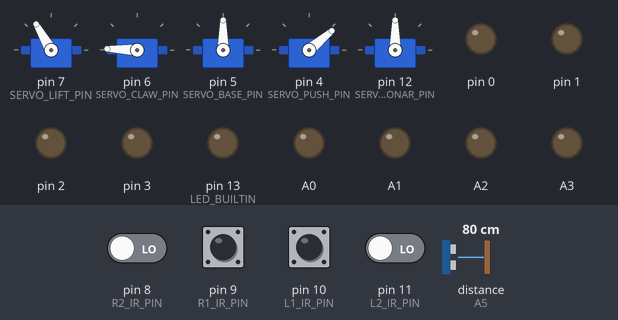
Bench run of a sketch on a simulated Arduino Mega 2560, built with avr-gcc and run on an emulated ATmega2560. Shown: 5 × servo, output pins drawn as LEDs (lit = HIGH). Wiring (inferred from the names in the program): ultrasonic range finder: trigger A4; echo A5. Dashed ring = blinking. The test bench sets the inputs (shaded band); at power-on: pin 9 (R1_IR_PIN), pin 10 (L1_IR_PIN) HIGH, pin 8 (R2_IR_PIN), pin 11 (L2_IR_PIN) LOW, distance to the obstacle (sensor on A5) 80 cm. The echo pulse lasts 58.3 µs per cm; pins used as bus, display or sensor lines are not drawn.

Above: at 9.9 s.
13.0 s: distance to the obstacle (sensor on A5) set to 23 cm
16.0 s: distance to the obstacle (sensor on A5) set to 18 cm
At 18.7 s:
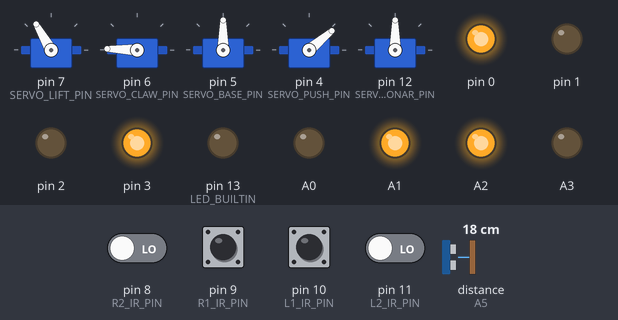
19.0 s: distance to the obstacle (sensor on A5) set to 35 cm
At 19.6 s:
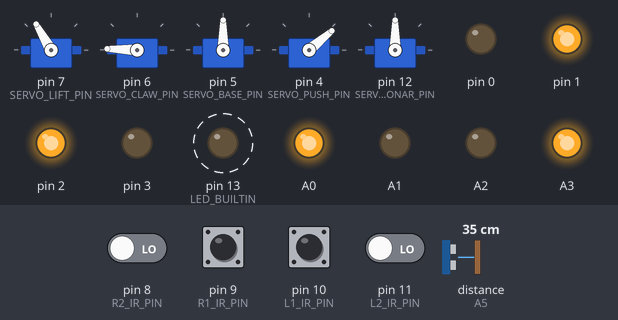
22.0 s: pin 11 (L2_IR_PIN) driven HIGH
At 23.1 s:
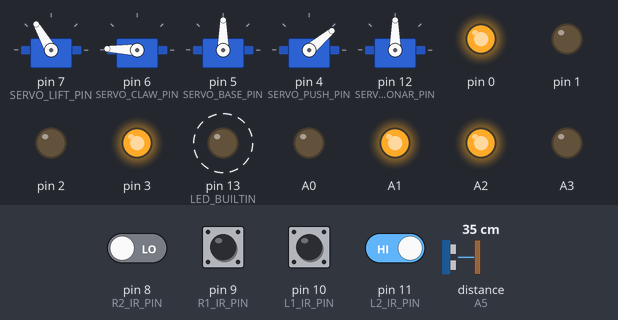
25.0 s: distance to the obstacle (sensor on A5) set to 2 cm
At 27.2 s:
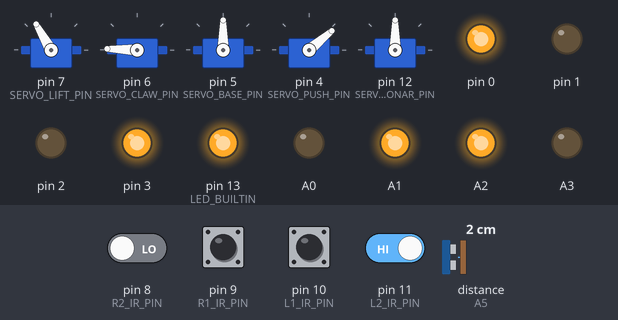
28.0 s: distance to the obstacle (sensor on A5) set to 60 cm
At 28.8 s:
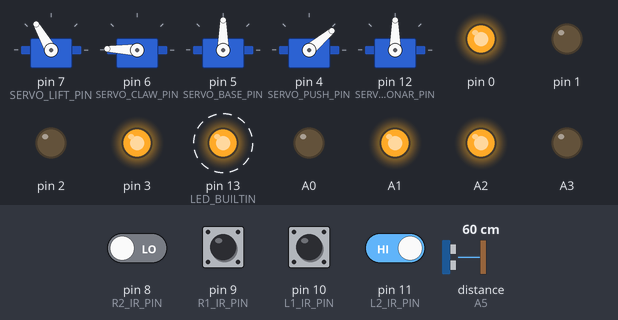
Timing chart, 0 to 32.0 s (numbered marks = the images above; inputs shaded):
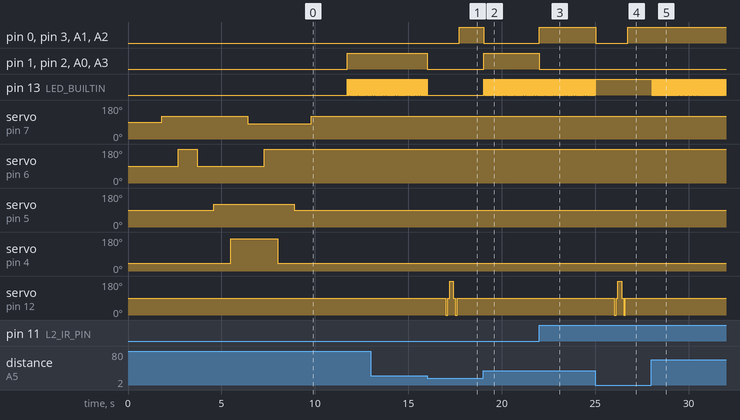

The sketch:

AutoCar.ino
```cpp
#include <MsTimer2.h>
#include "Motor.h"
#include "Sensor.h"
#include "Device.h"
#include "Drive.h"


void setup()
{
    pinMode(LED_BUILTIN, OUTPUT);
    device_init();
    RobotArm::claw_grab();
    MsTimer2::set(Motor::period, Drive::patrol);
    // MsTimer2::set(Motor::period, Drive::Forward);
    MsTimer2::start();
    // Serial.begin(9600);
}


void loop()
{
    HeartBeat();
    // DisplayInfo();
    // OLED_display_info();
    sonarServo.write(90);
    Drive::obstacle_avoidace();
    Drive::patrol_end_check();
    delay(Motor::period);
}

bool heartBeatFlag = false;
/// @brief 让开发板的自带LED灯闪烁，证明开发板还活着。
/// @note 如子果程序未能退出或者硬件出现故障，loop不能正常循环，则灯会停止闪烁。
void HeartBeat() {
    if ( heartBeatFlag ) {
        digitalWrite(LED_BUILTIN, HIGH);
    } else {
        digitalWrite(LED_BUILTIN, LOW);
    }
    heartBeatFlag = !heartBeatFlag;
}

/// @brief 串口打印一些信息
// void DisplayInfo() {
//     //*/ 显示光电传感器的结果
//     for ( int i=0; i<4; i++ ) {
//         if ( IR_Group[i]->get_IR_status() ) {
//             Serial.print("+");
//         } else {
//             Serial.print("-");
//         }
//     }
//     Serial.println();
//     // 显示超声波获取的距离
//     Serial.println(sonar.get_distance());
// }
```

Device.cpp
```cpp
#include "Device.h"
#include "Drive.h"

#define MOTOR_LF_IN1 A0
#define MOTOR_LF_IN2 A1
#define MOTOR_RF_IN1 A2
#define MOTOR_RF_IN2 A3
#define MOTOR_LB_IN1 2
#define MOTOR_LB_IN2 3
#define MOTOR_RB_IN1 0
#define MOTOR_RB_IN2 1
Motor motor_LF(MOTOR_LF_IN1, MOTOR_LF_IN2);
Motor motor_RF(MOTOR_RF_IN1, MOTOR_RF_IN2);
Motor motor_LB(MOTOR_LB_IN1, MOTOR_LB_IN2);
Motor motor_RB(MOTOR_RB_IN1, MOTOR_RB_IN2);

#define L2_IR_PIN 11
#define L1_IR_PIN 10
#define R1_IR_PIN 9
#define R2_IR_PIN 8
IR L2_IR(L2_IR_PIN);
IR L1_IR(L1_IR_PIN);
IR R1_IR(R1_IR_PIN);
IR R2_IR(R2_IR_PIN);
IR *IR_Group[4] = {&L2_IR, &L1_IR, &R1_IR, &R2_IR};

#define SONAR_TRIG_PIN A4
#define SONAR_ECHO_PIN A5
UltraSonic sonar(SONAR_TRIG_PIN, SONAR_ECHO_PIN);

#define SERVO_LIFT_PIN 7
#define SERVO_CLAW_PIN 6
#define SERVO_BASE_PIN 5
#define SERVO_PUSH_PIN 4
Servo lift;
Servo claw; //夹爪
Servo base;
Servo push;

#define SERVO_SONAR_PIN 12
Servo sonarServo;

// Adafruit_SSD1306 OLED(128,64);
void set_OLED(Adafruit_SSD1306 *oled)
{
    oled->begin(SSD1306_SWITCHCAPVCC, 0x3C);
    oled->setTextColor(WHITE);
    oled->setTextSize(1);
    oled->cp437(true);
    oled->clearDisplay();
    oled->display();
}
/// @brief OLED屏幕显示一些信息
void OLED_display_info()
{
    OLED.clearDisplay();
    OLED.setCursor(0, 0);
    //*/ 显示电机的速度和PWM输出
    OLED.println();
    OLED.print("\nLeft speed:  ");
    OLED.display();
    /*/ 显示光电传感器的结果以及底盘参考速度
    for ( int i=0; i<7; i++ ) {
        if ( IRGroup[i].get_IR_status() ) {
            OLED.print("+");
        } else {
            OLED.print("-");
        }
    }
    OLED.println();
    OLED.print("\nVc: ");
    OLED.println(Drive::Vc);
    OLED.print("Wc: ");
    OLED.println(Drive::Wc);
    OLED.print("wL: ");
    OLED.println(Drive::wL);
    OLED.print("wR: ");
    OLED.println(Drive::wR);
    OLED.display();
    //*/
}

void device_init()
{
    // set_OLED(&OLED);
    // OLED.clearDisplay();
    // OLED.setCursor(0, 0);
    // OLED.println("Car initializing...");
    // OLED.display();
    motor_LF.stop();
    motor_RF.stop();
    motor_LB.stop();
    motor_RB.stop();
    sonar.init();
    lift.attach(SERVO_LIFT_PIN);
    claw.attach(SERVO_CLAW_PIN);
    base.attach(SERVO_BASE_PIN);
    push.attach(SERVO_PUSH_PIN);
    sonarServo.attach(SERVO_SONAR_PIN);
    sonarServo.write(90);
    RobotArm::claw_reset();
    // OLED.println("Initialize success!");
    // OLED.display();
} 
```

Device.h
```cpp
#ifndef DEVICE_H_
#define DEVICE_H_
#include "Motor.h"
#include "Sensor.h"
#include <Arduino.h>
#include <Servo.h>
#include <Adafruit_SSD1306.h>
#include <splash.h>

extern Motor motor_LF;
extern Motor motor_LB;
extern Motor motor_RF;
extern Motor motor_RB;
extern IR L2_IR;
extern IR L1_IR;
extern IR R1_IR;
extern IR R2_IR;
extern IR *IR_Group[4];

extern UltraSonic sonar;

extern Servo lift;
extern Servo claw;
extern Servo base;
extern Servo push;

extern Servo sonarServo;

extern Adafruit_SSD1306 OLED;
/// @brief 初始化OLED屏幕
void set_OLED(Adafruit_SSD1306 *oled);
extern const int TARGET;
void OLED_display_info();

/// @brief 集中初始化设备
void device_init();

#endif // DEVICE_H_
```

Drive.cpp
```cpp
#include "Drive.h"
#include <MsTimer2.h>

namespace Drive
{
    double Vc = 40; //直线速度 (cm/s)
    double Wc = 0; //转弯速度 (rad/s)

/*******************一些简单动作函数*******************/
    void RightTurn() {
        motor_LF.reverse_rotate();
        motor_RF.rotate();
        motor_LB.reverse_rotate();
        motor_RB.rotate();
    }
    void LeftTurn() {
        motor_LF.rotate();
        motor_RF.reverse_rotate();
        motor_LB.rotate();
        motor_RB.reverse_rotate();
    }
    void LeftMove() {
        motor_LF.rotate();
        motor_RF.reverse_rotate();
        motor_LB.reverse_rotate();
        motor_RB.rotate();
    }
    void RightMove() {
        motor_LF.reverse_rotate();
        motor_RF.rotate();
        motor_LB.rotate();
        motor_RB.reverse_rotate();
    }
    void Forward() {
        motor_LF.rotate();
        motor_RF.rotate();
        motor_LB.rotate();
        motor_RB.rotate();
    }
    void Backward() {
        motor_LF.reverse_rotate();
        motor_RF.reverse_rotate();
        motor_LB.reverse_rotate();
        motor_RB.reverse_rotate();
    }
    void Park() {
        motor_LF.stop();
        motor_RF.stop();
        motor_LB.stop();
        motor_RB.stop();
    }


/**********************执行任务**********************/
    void patrol() {
        //*/
        if (!L1_IR.get_IR_status() && !R1_IR.get_IR_status()) {
            Forward();
        } else {
            if (!L2_IR.get_IR_status()) {
                LeftTurn();
            } else if (!R2_IR.get_IR_status()) {
                RightTurn();
            }
        }
        //*/
    }

    void run_task_for(void (*task)(), long runTime) {
        MsTimer2::stop();
        MsTimer2::set(Motor::period, task);
        MsTimer2::start();
        delay(runTime);
        MsTimer2::stop();
    }

    void patrol_end_check() {
        if ( L1_IR.get_IR_status() && R1_IR.get_IR_status()
            && L2_IR.get_IR_status() && R2_IR.get_IR_status() )
        {
            run_task_for(Park, 300);
            //原地旋转180度
            run_task_for(LeftTurn, 350);
            run_task_for(RightTurn, 350);
            MsTimer2::set(Motor::period, Park);
            MsTimer2::start();
            RobotArm::claw_reset();
            while (1) {
                delay(10);
            }
        }
    }

    void obstacle_avoidace() {
        if (sonar.get_distance() < 20) {
            run_task_for(Park, 1000);
            sonarServo.write(0);
            delay(100);
            sonarServo.write(90);
            delay(100);
            double right_dis = sonar.get_distance();
            sonarServo.write(180);
            delay(200);
            sonarServo.write(90);
            delay(100);
            double left_dis = sonar.get_distance();
            sonarServo.write(0);
            delay(100);
            sonarServo.write(90);
            delay(100);
              if (left_dis > right_dis) {
                  run_task_for(LeftTurn, 1300);
              } else {
                  run_task_for(RightTurn, 1300);
              }
            MsTimer2::set(Motor::period, patrol);
            // MsTimer2::set(Motor::period, Forward);
            MsTimer2::start();
        }
    }
}
```

Drive.h
```cpp
#ifndef DRIVE_H_
#define DRIVE_H_
#include "Device.h"
#include "RobotArm.h"

namespace Drive
{
    extern double Vc, Wc, wL, wR;

    /// @brief 泊车模式，车会自己定住
    void Park();
    /// @brief 转弯
    void RightTurn();
    void LeftTurn();
    /// @brief 平移
    void RightMove();
    void LeftMove();
    /// @brief 前进
    void Forward();
    /// @brief 后退
    void Backward();
    /// @brief 自动巡线
    void patrol();
    /// @brief 超声波避障
    void obstacle_avoidace();
    /// @brief 到达巡线终点时执行的程序
    void patrol_end_check();

    /// @brief 让一个任务重复运行固定的时间
    /// @param task 要执行的任务
    /// @param runTime 运行时间（ms）
    void run_task_for(void (*task)(), long runTime);
}

#endif // DRIVE_H
```

Motor.cpp
```cpp
#include "Motor.h"

const double Pi = acos(-1);

/// @brief 实例化一个电机对象
/// @param EN PWM输出端口
/// @param IN1 正反转控制引脚
/// @param IN2 正反转控制引脚
Motor::Motor(
    // uint8_t EN,
    uint8_t _IN1, uint8_t _IN2)
    : IN1(_IN1), IN2(_IN2)
{
    // pinMode(EN, OUTPUT);
    pinMode(IN2, OUTPUT);
    pinMode(IN1, OUTPUT);
}

void Motor::stop()
{
    digitalWrite(IN1, LOW);
    digitalWrite(IN2, LOW);
}

void Motor::rotate()
{
    digitalWrite(IN1, HIGH);
    digitalWrite(IN2, LOW);
}

void Motor::reverse_rotate()
{
    digitalWrite(IN1, LOW);
    digitalWrite(IN2, HIGH);
}
```

Motor.h
```cpp
#ifndef MOTOR_H_
#define MOTOR_H_
#include <Arduino.h>

/// @brief 底盘电机
class Motor
{
private:
    uint8_t EN, IN1, IN2;
public:
    static const int period = 20;
    Motor(
        // uint8_t EN,
        uint8_t _IN1, uint8_t _IN2);
    ~Motor() {};

    void stop();
    void rotate();
    void reverse_rotate();
};

#endif // MOTOR_H
```

RobotArm.cpp
```cpp
#include "RobotArm.h"
#define LIFT_DOWN 80
#define LIFT_UP 0
#define CLAW_FREE 90
#define CLAW_HOLD 178
#define PUSH_FORWARD 170
#define PUSH_BACKWARD 50
#define BASE_LEFT 60
#define BASE_RIGHT 120

#define BASE_MIN 0
#define BASE_MAX 180
#define LIFT_MIN 30
#define LIFT_MAX 120
#define PUSH_MIN 40
#define PUSH_MAX 180
#define CLAW_MIN 90  // 张开
#define CLAW_MAX 178 // 闭合

#define BASE_RESET 90
#define LIFT_RESET 120
#define PUSH_RESET 40
#define CLAW_RESET 178

namespace RobotArm
{
    void claw_grab()
    {
        claw.write(CLAW_FREE);
        delay(900);
        base.write(BASE_RIGHT);
        delay(900);
        push.write(PUSH_FORWARD);
        delay(900);
        lift.write(LIFT_DOWN);
        delay(900);
        claw.write(CLAW_HOLD);
        delay(700);
        claw_reset();
    }

    void claw_free()
    {
        base.write(BASE_RIGHT);
        delay(900);
        push.write(PUSH_FORWARD);
        delay(900);
        lift.write(LIFT_DOWN);
        delay(900);
        claw.write(CLAW_FREE);
        delay(900);
        claw_reset();
    }

    void claw_reset()
    {
        push.write(PUSH_RESET);
        delay(900);
        base.write(BASE_RESET);
        delay(900);
        lift.write(LIFT_RESET);
        delay(900);
        claw.write(CLAW_RESET);
        delay(1000);
    }
}
```

RobotArm.h
```cpp
#ifndef ROBOTARM_H_
#define ROBOTARM_H_
#include "Device.h"

namespace RobotArm
{
    /// @brief 夹取物体，并抬起机械臂
    void claw_grab();
    /// @brief 放下机械臂，然后松开物体
    void claw_free();
    /// @brief 重置标准状态
    void claw_reset();
}

#endif // ROBOTARM_H_
```

Sensor.cpp
```cpp
#include "Sensor.h"

IR::IR(uint8_t pin) : pin_(pin)
{
    pinMode(pin_, INPUT);
}

bool IR::get_IR_status()
{
    return (digitalRead(pin_) == HIGH);
}

UltraSonic::UltraSonic(uint8_t trig_pin, uint8_t echo_pin)
    : trig_pin_(trig_pin), echo_pin_(echo_pin)
{
    pinMode(trig_pin_, OUTPUT);
    pinMode(echo_pin_, INPUT);
}

void UltraSonic::init()
{
    digitalWrite(trig_pin_, LOW);
}

float UltraSonic::get_distance()
{
    digitalWrite(trig_pin_, LOW);
    delayMicroseconds(2);
    digitalWrite(trig_pin_, HIGH);
    delayMicroseconds(10);
    digitalWrite(trig_pin_, LOW);
    distance_ = pulseIn(echo_pin_, HIGH) / 58.0;
    return distance_;
}
```

Sensor.h
```cpp
#ifndef SENSOR_H_
#define SENSOR_H_
#include <Arduino.h>

/// @brief 光电传感器
class IR
{
private:
    uint8_t pin_; //数据端口
public:
    /// @brief 红外线传感器构造函数
    IR(uint8_t pin);
    ~IR(){};
    /// @brief 获取传感器状态
    /// @return 传感器是否压线
    bool get_IR_status();
};

/// @brief 超声波传感器
class UltraSonic
{
private:
    uint8_t trig_pin_, echo_pin_;
    int distance_;
public:
    /// @brief 超声波传感器构造函数
    /// @param trigPin
    /// @param echoPin
    UltraSonic(uint8_t trig_pin, uint8_t echo_pin);
    ~UltraSonic(){};
    /// @brief 初始化超声波传感器
    void init();
    /// @brief 超声波测距
    /// @return 距离 (cm)
    float get_distance();
};

#endif // SENSOR_H_
```

Measured:
- the behaviour switches between 21 and 20 cm on distance to the obstacle (sensor on A5) (found by bisection; images 0 and 1)
- after the input at 16.0 s, pin 0, pin 3, A1, A2: LOW → HIGH after 1.7 s; pin 1, pin 2, A0, A3: HIGH → LOW at once; pin 13 (LED_BUILTIN): goes on until 16.0 s, then stays LOW; servo on pin 12 (SERVO_SONAR_PIN): 90° → 0° after 1.0 s, → 90° 0.10 s later, → 180° 0.10 s later, → 90° 0.20 s later, … (6 changes in this stretch)
- after the input at 19.0 s, pin 0, pin 3, A1, A2: goes on until 19.0 s, then stays LOW; pin 1, pin 2, A0, A3: goes on until 19.0 s, then stays HIGH; servo on pin 12 (SERVO_SONAR_PIN): stops changing and stays 90°
- after the input at 22.0 s, pin 0, pin 3, A1, A2: LOW → HIGH at once; pin 1, pin 2, A0, A3: HIGH → LOW at once
- after the input at 25.0 s, pin 0, pin 3, A1, A2: HIGH → LOW at once, → HIGH 1.7 s later; pin 13 (LED_BUILTIN): goes on until 25.0 s, then stays HIGH; servo on pin 12 (SERVO_SONAR_PIN): 90° → 0° after 1.0 s, → 90° 0.10 s later, → 180° 0.10 s later, → 90° 0.20 s later, … (6 changes in this stretch)
- after the input at 28.0 s, pin 0, pin 3, A1, A2: stays HIGH (without the input it goes to LOW after 0.06 s); servo on pin 12 (SERVO_SONAR_PIN): stops changing and stays 90°
- by itself, pin 13 (LED_BUILTIN): alternates HIGH for 0.02 s and LOW for 0.02 s
